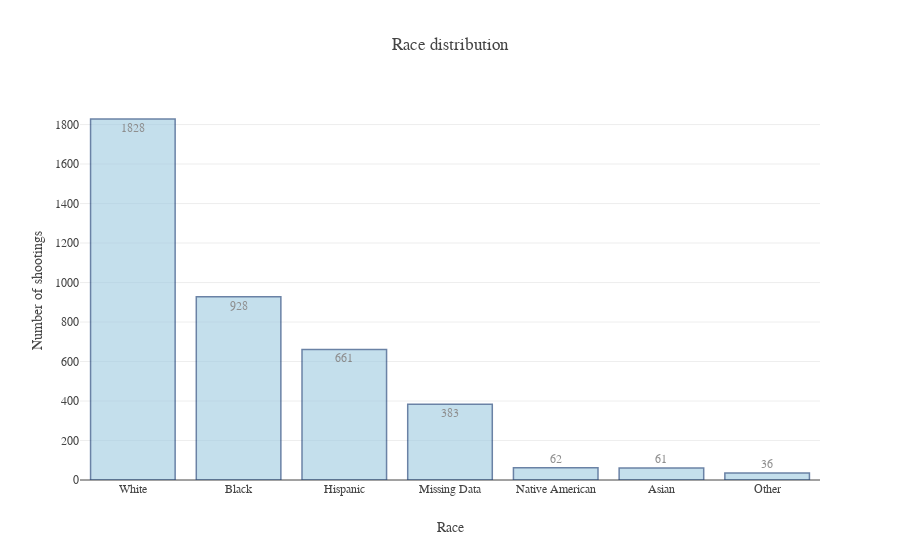

Notebook cell for this chart:
### Code cell
# Race distribution
# Replace abbreviations with full names. easier to read on plot
data['race'].replace(['W', 'B', 'A', 'N', 'H', 'O'], ['White', 'Black', 'Asian', 'Native American', 'Hispanic', 'Other'], inplace=True)
race_counts = data['race'].value_counts(dropna=False)
x = race_counts.index.fillna('Missing Data')
y = race_counts.values

# Create trace    
trace_data = go.Bar(x=x,
                    y=y,
                    text=y,
                    textposition = 'auto',
                    marker=dict(
                        color='rgb(158,202,225)',
                        line=dict(
                            color='rgb(8,48,107)',
                            width=1.5),
                    ),
                    opacity=0.6
                   )

# Create layout
layout = go.Layout(font = dict(family = "Overpass"),
                   title = "Race distribution",
                   xaxis = dict(title = "Race"),
                   yaxis = dict(title = "Number of shootings")
                  )
fig = go.FigureWidget(data=[trace_data], layout=layout)
plotly.offline.iplot(fig , validate=False, show_link=False, image='png', filename='race-distribution')

### Figure 1 — Plotly figure (JSON) as saved in the notebook; plotly's stock layout.template omitted (floating-point values rounded to 4 significant figures)
{"data": [{"marker": {"color": "rgb(158,202,225)", "line": {"color": "rgb(8,48,107)", "width": 1.5}}, "opacity": 0.6, "text": [1828, 928, 661, 383, 62, 61, 36], "textposition": "auto", "type": "bar", "uid": "71c68eb6-deeb-446e-a35f-5c879bdc3662", "x": ["White", "Black", "Hispanic", "Missing Data", "Native American", "Asian", "Other"], "y": [1828, 928, 661, 383, 62, 61, 36]}], "layout": {"font": {"family": "Overpass"}, "title": "Race distribution", "xaxis": {"title": "Race"}, "yaxis": {"title": "Number of shootings"}}}
